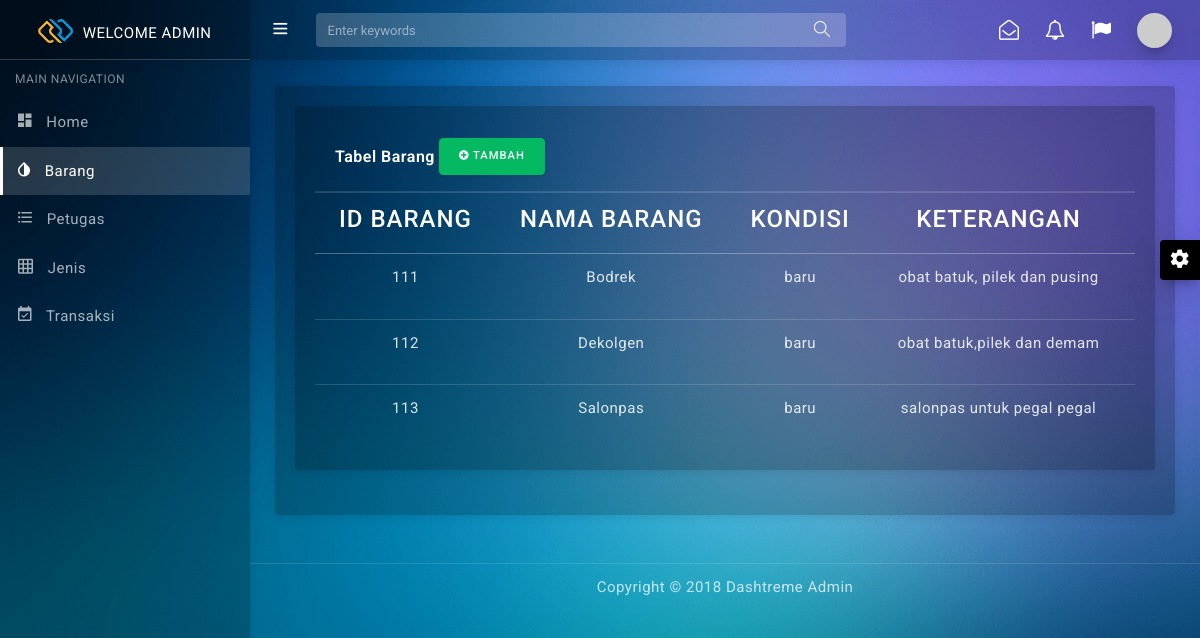
/admin/barang.php, run on the app's committed database.
### tables this page shows
CREATE TABLE `barang` (
  `ID_BARANG` int(20) NOT NULL,
  `NAMA_BARANG` varchar(255) DEFAULT NULL,
  `KONDISI_BARANG` varchar(255) DEFAULT NULL,
  `KETERANGAN_BARANG` varchar(255) DEFAULT NULL,
  `JUMLAH_BARANG` int(50) NOT NULL,
  `TANGGAL` timestamp NOT NULL DEFAULT current_timestamp(),
  `ID_JENIS` int(20) NOT NULL
);

### admin/conn.php (called while the page is built, shortened)
<?php
function connection() {
   $dbServer = 'localhost';
   $dbUser = 'root';
   $dbPass = '';
   $dbName = "apotek";
   $conn = mysqli_connect($dbServer, $dbUser, $dbPass);
   mysqli_select_db($conn,$dbName);
   return $conn;
}

### admin/barang.php (the view, shortened to what this page needs)
<?php
include ('conn.php');
    $sql = "SELECT barang.ID_BARANG,barang.NAMA_BARANG,barang.KONDISI_BARANG,barang.KETERANGAN_BARANG,barang.JUMLAH_BARANG,jenis_barang.NAMA_JENIS
    FROM barang, jenis_barang WHERE barang.ID_JENIS=jenis_barang.ID_JENIS";
    $res = mysqli_query(connection(),$sql);
?>
<!DOCTYPE html>
<html lang="en">
<head>
  <link href="assets/css/pace.min.css" rel="stylesheet"/>
  <link href="assets/plugins/simplebar/css/simplebar.css" rel="stylesheet"/>
  <link href="assets/css/bootstrap.min.css" rel="stylesheet"/>
  <link href="assets/css/animate.css" rel="stylesheet" type="text/css"/>
  <link href="assets/css/icons.css" rel="stylesheet" type="text/css"/>
  <link href="assets/css/sidebar-menu.css" rel="stylesheet"/>
  <link href="assets/css/app-style.css" rel="stylesheet"/>
</head>
<body class="bg-theme bg-theme1">
 <div id="wrapper">
  <div id="sidebar-wrapper" data-simplebar="" data-simplebar-auto-hide="true">
     <div class="brand-logo">
      <a href="index.html">
       <img src="assets/images/logo-icon.png" class="logo-icon" alt="logo icon">
       <h5 class="logo-text">WELCOME ADMIN</h5>
     </a>
   </div>
   <ul class="sidebar-menu do-nicescrol">
      <li class="sidebar-header">MAIN NAVIGATION</li>
      <li>
        <a href="index.php">
          <i class="zmdi zmdi-view-dashboard"></i> <span>Home</span>
        </a>
      </li>
      <li>
        <a href="barang.php">
          <i class="zmdi zmdi-invert-colors"></i> <span>Barang</span>
        </a>
      </li>
      <li>
        <a href="petugas.php">
          <i class="zmdi zmdi-format-list-bulleted"></i> <span>Petugas</span>
        </a>
      </li>
      <li>
        <a href="Jenis.php">
          <i class="zmdi zmdi-grid"></i> <span>Jenis</span>
        </a>
      </li>
      <li>
        <a href="transaksi.php">
          <i class="zmdi zmdi-calendar-check"></i> <span>Transaksi</span>
        </a>
      </li>
    </ul>
   </div>
<header class="topbar-nav">
 <nav class="navbar navbar-expand fixed-top">
  <ul class="navbar-nav mr-auto align-items-center">
    <li class="nav-item">
      <a class="nav-link toggle-menu" href="javascript:void();">
       <i class="icon-menu menu-icon"></i>
     </a>
    </li>
    <li class="nav-item">
      <form class="search-bar">
        <input type="text" class="form-control" placeholder="Enter keywords">
         <a href="javascript:void();"><i class="icon-magnifier"></i></a>
      </form>
    </li>
  </ul>
  <ul class="navbar-nav align-items-center right-nav-link">
    <li class="nav-item dropdown-lg">
      <a class="nav-link dropdown-toggle dropdown-toggle-nocaret waves-effect" data-toggle="dropdown" href="javascript:void();">
      <i class="fa fa-envelope-open-o"></i></a>
    </li>
    <li class="nav-item dropdown-lg">
      <a class="nav-link dropdown-toggle dropdown-toggle-nocaret waves-effect" data-toggle="dropdown" href="javascript:void();">
      <i class="fa fa-bell-o"></i></a>
    </li>
    <li class="nav-item language">
      <a class="nav-link dropdown-toggle dropdown-toggle-nocaret waves-effect" data-toggle="dropdown" href="javascript:void();"><i class="fa fa-flag"></i></a>
    </li>
    <li class="nav-item">
      <a class="nav-link dropdown-toggle dropdown-toggle-nocaret" data-toggle="dropdown" href="#">
        <span class="user-profile"><img src="https://via.placeholder.com/110x110" class="img-circle" alt="user avatar"></span>
      </a>
    </li>
  </ul>
</nav>
</header>
  <div class="content-wrapper">
    <div class="container-fluid">
   <div class="row mt-3">
    <div class="col-lg-12">
      <div class="card">
        <div class="card-body">
        <div class="card">
        <div class="card-body">
        <div class="card-header">
            <strong class="card-title">Tabel Barang</strong>
            <button type="button" class="btn btn-success mb-1">
                <i class="fa fa-plus-circle"></i>
                Tambah
            </button>
        </div>
          <div class="table-responsive text-center">
            <table class="table">
              <thead>
                <tr>
                    <th><h4>ID BARANG</h4></tv>
                    <th><h4>Nama Barang</h4></th>
                    <th><h4>KONDISI</h4></th>
                    <th><h4>KETERANGAN</h4></th>
                    <th><h4>JUMLAH</h4></th>
                  </tr>
              </thead>
              <tbody>
              <?php while($data = mysqli_fetch_array($res)): ?>
                    <tr>
                    <td><?php echo $data["ID_BARANG"] ?></td>
                    <td><?php echo $data["NAMA_BARANG"] ?></td>
                    <td><?php echo $data["KONDISI_BARANG"] ?></td>
                    <td><?php echo $data["KETERANGAN_BARANG"] ?></td>
                    <td><?php echo $data["JUMLAH_BARANG"] ?></td>
                    </tr>
                <?php endwhile; ?>
              </tbody>
            </table>
          </div>
        </div>
        </div>
      </div>
    </div>
  </div>
    </div>
    </div>
	<footer class="footer">
      <div class="container">
        <div class="text-center">
          Copyright © 2018 Dashtreme Admin
        </div>
      </div>
    </footer>
   <div class="right-sidebar">
    <div class="switcher-icon">
      <i class="zmdi zmdi-settings zmdi-hc-spin"></i>
    </div>
   </div>
  </div>
</body>
</html>

### admin/assets/css/sidebar-menu.css (style rules this page uses)
.sidebar-menu { list-style: none; margin: 0; padding: 0; background-color: transparent; }
.sidebar-menu>li { position: relative; margin: 0; padding: 0; }
.sidebar-menu>li>a { padding: 13px 5px 13px 15px; display: block; border-left: 3px solid transparent; color: rgba(255, 255, 255, 0.65); font-size: 15px; }
.sidebar-menu>li:hover>a, .sidebar-menu>li.active>a { color: #ffffff; background: rgba(255, 255, 255, 0.15); border-left-color: #ffffff; }
.sidebar-menu li.sidebar-header { padding: 10px 25px 10px 15px; font-size: 12px; color: rgba(255, 255, 255, 0.5); }
.sidebar-menu a { color: #b8c7ce; text-decoration: none; }

### data on the page
barang: ID_BARANG "111", NAMA_BARANG "Bodrek", KONDISI_BARANG "baru", KETERANGAN_BARANG "obat batuk, pilek dan pusing"
barang: ID_BARANG "112", NAMA_BARANG "Dekolgen", KONDISI_BARANG "baru", KETERANGAN_BARANG "obat batuk,pilek dan demam"
barang: ID_BARANG "113", NAMA_BARANG "Salonpas", KONDISI_BARANG "baru", KETERANGAN_BARANG "salonpas untuk pegal pegal"
